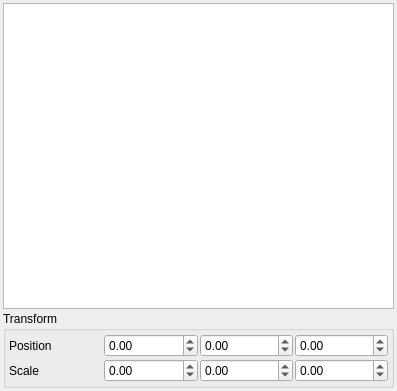
<?xml version="1.0" encoding="UTF-8"?>
<ui version="4.0">
 <class>PropertiesWidget</class>
 <widget class="QWidget" name="PropertiesWidget">
  <property name="geometry">
   <rect>
    <x>0</x>
    <y>0</y>
    <width>397</width>
    <height>391</height>
   </rect>
  </property>
  <property name="windowTitle">
   <string>Form</string>
  </property>
  <layout class="QGridLayout" name="gridLayout">
   <property name="leftMargin">
    <number>3</number>
   </property>
   <property name="topMargin">
    <number>3</number>
   </property>
   <property name="rightMargin">
    <number>3</number>
   </property>
   <property name="bottomMargin">
    <number>3</number>
   </property>
   <property name="spacing">
    <number>2</number>
   </property>
   <item row="0" column="0">
    <widget class="QTableView" name="tablev_properties"/>
   </item>
   <item row="1" column="0">
    <widget class="QGroupBox" name="group_transformations">
     <property name="sizePolicy">
      <sizepolicy hsizetype="Preferred" vsizetype="Preferred">
       <horstretch>0</horstretch>
       <verstretch>0</verstretch>
      </sizepolicy>
     </property>
     <property name="title">
      <string>Transform</string>
     </property>
     <layout class="QGridLayout" name="grid_transformations_2">
      <property name="leftMargin">
       <number>3</number>
      </property>
      <property name="topMargin">
       <number>3</number>
      </property>
      <property name="rightMargin">
       <number>3</number>
      </property>
      <property name="bottomMargin">
       <number>3</number>
      </property>
      <property name="spacing">
       <number>2</number>
      </property>
      <item row="0" column="0">
       <widget class="QLabel" name="lbl_position">
        <property name="text">
         <string>Position</string>
        </property>
       </widget>
      </item>
      <item row="1" column="0">
       <widget class="QLabel" name="lbl_scale">
        <property name="text">
         <string>Scale</string>
        </property>
       </widget>
      </item>
      <item row="1" column="3">
       <widget class="QDoubleSpinBox" name="dsb_scaleZ">
        <property name="minimum">
         <double>-100.000000000000000</double>
        </property>
        <property name="maximum">
         <double>100.000000000000000</double>
        </property>
       </widget>
      </item>
      <item row="0" column="1">
       <widget class="QDoubleSpinBox" name="dsb_posX">
        <property name="minimum">
         <double>-100.000000000000000</double>
        </property>
        <property name="maximum">
         <double>100.000000000000000</double>
        </property>
       </widget>
      </item>
      <item row="1" column="1">
       <widget class="QDoubleSpinBox" name="dsb_scaleX">
        <property name="minimum">
         <double>-100.000000000000000</double>
        </property>
        <property name="maximum">
         <double>100.000000000000000</double>
        </property>
       </widget>
      </item>
      <item row="0" column="2">
       <widget class="QDoubleSpinBox" name="dsb_posY">
        <property name="minimum">
         <double>-100.000000000000000</double>
        </property>
        <property name="maximum">
         <double>100.000000000000000</double>
        </property>
       </widget>
      </item>
      <item row="0" column="3">
       <widget class="QDoubleSpinBox" name="dsb_posZ">
        <property name="minimum">
         <double>-100.000000000000000</double>
        </property>
        <property name="maximum">
         <double>100.000000000000000</double>
        </property>
       </widget>
      </item>
      <item row="1" column="2">
       <widget class="QDoubleSpinBox" name="dsb_scaleY">
        <property name="minimum">
         <double>-100.000000000000000</double>
        </property>
        <property name="maximum">
         <double>100.000000000000000</double>
        </property>
       </widget>
      </item>
     </layout>
    </widget>
   </item>
  </layout>
 </widget>
 <resources/>
 <connections/>
</ui>
